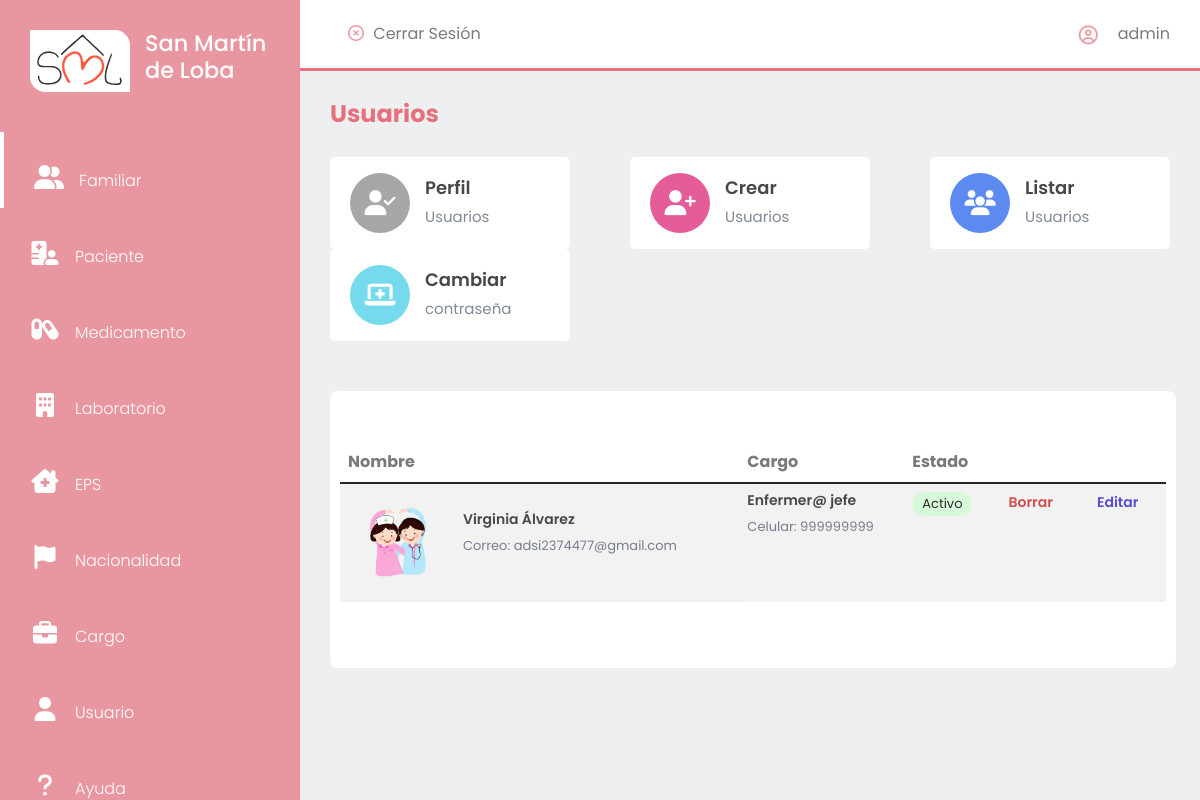
Page /usuarios/ (signed in) on the committed database.
### usuarios/models.py (models this page shows, shortened)
class Usuario(models.Model):
    class TipoDocumento(models.TextChoices):
        CC = 'C.C', _('Cédula de Ciudadanía')
        CE = 'C.E', _('Cédula de Extranjería')
        PS = 'PST', _('Pasaporte')
        TI = 'T.I', _('Tarjeta de Identidad')
        OT = 'Otro', _('Otro tipo de Documento')
    tipoDocumento = models.CharField(max_length = 4, choices = TipoDocumento.choices, default = TipoDocumento.CC, verbose_name = "Tipo de Documento")
    numDocumento = models.CharField(max_length = 50, unique = True, verbose_name = "Número de Documento")
    nombres = models.CharField(max_length = 60, verbose_name = "Nombres")
    apellidos = models.CharField(max_length = 60, verbose_name = "Apellidos")
    foto = models.ImageField(upload_to = 'images/', blank = True, default = 'images/default.png')
    fecha_nacimiento = models.DateField(verbose_name = "Fecha de Nacimiento", help_text = u"DD/MM/AAAA")
    correo = models.CharField(max_length = 60, unique = True, verbose_name = "Correo")
    eps = models.ForeignKey(Eps, on_delete = models.CASCADE, null = True, blank = False, verbose_name = 'EPS')
    celular = models.CharField(max_length = 20, verbose_name = "Celular")
    telefono_familiar = models.CharField(max_length = 20, verbose_name = "Teléfono familiar")
    direccion = models.CharField(max_length = 70, verbose_name = "Dirección")
    ciudad = models.CharField(max_length = 60, null = True, blank = False, verbose_name = 'Ciudad o Municipio')
    cargo = models.ForeignKey(Cargo, on_delete = models.CASCADE, null = True, blank = False, verbose_name = 'Cargo')
    nacionalidad = models.ForeignKey(Nacionalidad, on_delete = models.CASCADE, null = True, blank = False, verbose_name = 'Nacionalidad')
    class Perfil(models.TextChoices):
        ADMIN = 'admin', _('Administrador')
        USER = 'usuario', _('Usuario')
    perfil = models.CharField(max_length = 7, choices = Perfil.choices, default = Perfil.USER, null = True, blank = False, verbose_name = 'Perfil')
    class Estado(models.TextChoices):
        ACTIVO = '1', _('Activo')
        INACTIVO = '0', _('Inactivo')
    estado = models.CharField(max_length = 1, choices = Estado.choices, default = Estado.ACTIVO, verbose_name = "Estado")
    alias = models.CharField(max_length = 15, unique = True, null = True, blank = False, verbose_name = 'Alias usuario')
    user = models.ForeignKey(User, on_delete = models.CASCADE, null = True, blank = False)
    fechaCreacion = models.DateField(verbose_name = 'Fecha de Creación', null = True, blank = False, default = datetime.date.today)

### cargo/models.py (models this page shows)
class Cargo(models.Model):
    nombre = models.CharField(max_length = 30, unique = True, verbose_name = 'Nombre')
    class Estado(models.TextChoices):
        ACTIVO = '1', _('Activo')
        INACTIVO = '0', _('Inactivo')
    estado = models.CharField(max_length = 1, choices = Estado.choices, default = Estado.ACTIVO, verbose_name = 'Estado')
    fechaCreacion = models.DateField(verbose_name = 'Fecha de Creación', null = True, blank = False, default = datetime.date.today)
    def __str__(self)->str:
        return '%s' %(self.nombre)

### usuarios/views.py (the view)
# urls.py: path('usuarios/', include('usuarios.urls')),
@login_required
def usuarios(request):
    titulo = 'Usuarios'
    cargaInicial = Usuario.objects.all()
    usuarios = []
    for usuario in cargaInicial:
        if usuario.estado != '0':
            usuarios.append(usuario)
    context = {
        'titulo': titulo,
        'usuarios': usuarios,
        'url': '',
        'urlCrear': 'crear/',
        'urlListar': 'listar/'
    }
    return render(request, 'usuarios/usuarios.html', context)

### base/templates/usuarios/usuarios.html (shortened to what this page needs)
{% extends 'partials/app.html' %}
{% load static %}
{% block contenido %}
    {% include 'partials/sidebar.html' %}
<section id="interface">
    {% include 'partials/nav-app.html' %}
    <div class="board">
        {% if request.user.username == 'virginia' or request.user.username == 'admin' %}
        <table id="example" class="table table-striped tabla-datos" style="width:100%">
            <thead>
                <tr>
                    <th>Nombre</th>
                    <th>Cargo</th>
                    <th>Estado</th>
                    <th></th>
                    <th></th>
                </tr>
            </thead>
            <tbody>
                {% for usuario in usuarios %}
                    <tr>
                            <td class="people">
                                <img id="" src="{{usuario.foto.url}}" alt="foto usuario">
                                <div class="people-de">
                                    <h5>{{usuario.nombres}} {{usuario.apellidos}}</h5>
                                    <p>Correo: {{usuario.correo}}</p>
                                </div>
                            </td>
                            <td class="people-des">
                                <h5>{{usuario.cargo}}</h5>
                                <p>Celular: {{usuario.celular}}</p>
                            </td>
                            <td class="active">
                                <p>Activo</p>
                            </td>
                            <td class="role">
                                <a class="boton-modal" data-bs-toggle="modal" data-bs-target="#borrarModal{{usuario.id}}"><label for="btn-modal">Borrar</label></a>
                            </td>
                            <td class="edit">
                                <a class="boton" data-bs-toggle="modal" data-bs-target="#editarModal{{usuario.id}}"><label for="btn">Editar</label></a>
                            </td>
                    </tr>
                {% endfor %}
            </tbody>
        </table>
        {% endif %}
    </div>
</section>
{% endblock contenido %}

### base/templates/partials/nav-app.html (shortened to what this page needs)
{% load static %}
<div class="navigation">
    <div class="n1">
        <div class="btn salir"><i class="far fa-times-circle"></i></i>
            <a href="{% url 'cerrarSesion' %}">Cerrar Sesión</a>
        </div>
    </div>
    <div class="profile">
        <i class="far fa-user-circle" style="color: rgba(230, 113, 124, .7);"></i>
        <span>{{ request.user.username }}</span>
    </div>
</div>
<h3 class="i-name">
    {{titulo}}
</h3>
<div class="values">
    <a class="vinculos" href="{{url}}">
        <div class="val-box">
            <i id="v1" class="fas fa-user-check"></i>
            <div>
                <h3>Perfil</h3>
                <span>{{titulo}}</span>
            </div>
        </div>
    </a>
    <a class="vinculos" href="{{urlCrear}}">
        <div class="val-box">
            <i id="v3" class="fas fa-user-plus"></i>
            <div>
                <h3>Crear</h3>
                <span>{{titulo}}</span>
            </div>
        </div>
    </a>
    <a class="vinculos" href="{{urlListar}}">
        <div class="val-box">
            <i id="v2" class="fas fa-users"></i>
            <div>
                <h3>Listar</h3>
                <span>{{titulo}}</span>
            </div>
        </div>
    </a>
    <a class="vinculos" href="{% url 'password_change' %}">
        <div class="val-box">
            <i id="v4" class="fas fa-laptop-medical"></i>
            <div>
                <h3>Cambiar</h3>
                <span>contraseña</span>
            </div>
        </div>
    </a>
</div>

### static/css/usuario.css (style rules this page uses)
* { margin: 0; padding: 0; box-sizing: border-box; font-family: 'Poppins', sans-serif; }
body { width: 100%; background: #eeeff1 !important; position: relative; display: flex; }
#interface { width: calc(100% - 300px); margin-left: 300px; position: relative; }
#interface .navigation { display: flex; align-items: center; justify-content: space-between; background: #fff; padding: 15px 30px; border-bottom: 3px solid #e6717c; position: fixed; width: calc(100% - 300px); z-index: 1; }
.salir i { margin: 0 5px; color:rgba(230, 113, 124, .7); }
.salir a { color: #7a7a7a; text-decoration: none; }
#interface .navigation .profile { display: flex; justify-content: flex-start; align-items: center; }
#interface .navigation .profile i { margin-right: 20px; font-size: 19px; font-weight: 400; }
#interface .navigation .profile span { color: #7a7a7a; }
.n1 { display: flex; justify-content: flex-start; align-items: center; }
.i-name { color: #e6717c; padding: 30px 30px 0 30px; font-size: 24px; font-weight: 700; margin-top: 70px; }
.vinculos { text-decoration: none; color: #000; }
.values { padding: 20px 30px; display: flex; justify-content: space-between; align-items: center; flex-wrap: wrap; }
.values .val-box { background: #fff; width: 240px; padding: 16px 20px; border-radius: 5px; display: flex; justify-content: flex-start; align-items: center; }
.values .val-box i { font-size: 25px; width: 60px; height: 60px; line-height: 60px; border-radius: 50%; text-align: center; color: #fff; margin-right: 15px; }
#v1 { background: #a7a7a7; }
#v2 { background: #5c8af0; }
#v3 { background: #e45d99; }
#v4 { background: #74daec; }
.values .val-box h3 { font-size: 18px; font-weight: 600; color: #484848; }
.values .val-box span { font-size: 15px; color: #828997; }
.board { width: 94%; margin: 30px 0 30px 30px; overflow: auto; background: #fff; border-radius: 8px; z-index: -1; padding: 50px 10px; }
.board img { width: 45px; height: 45px; object-fit: cover; border-radius: 50%; margin-right: 15px; }
.board h5 { font-weight: 600; font-size: 14px; }
.board p { font-weight: 400; font-size: 13px; color: #787d8d; }
.board .people { display: flex; justify-content: flex-start; align-items: center; text-align: start; }
.board .people img { width: 100px; height: 100px; }
.tabla-datos th { color: #7a7a7a; }
.tabla-datos td h5 { color: #484848; }
table { border-collapse: collapse; }
tr { border-bottom: 1px solid #eef0f3; }
tbody tr td { padding: 10px 15px; }
.active p { background: #d7fada; padding: 2px 10px; display: inline-block; border-radius: 40px; color: #2b2b2b; }
.role a { border-radius: 3px; padding: 8px; text-decoration: none; font-size: 14px; color: #d14c4c; font-weight: 600; transition: .3s ease; }
.edit a { border-radius: 3px; padding: 8px; text-decoration: none; font-size: 14px; color: #554cd1; font-weight: 600; }

### rows in the picture
Usuario: foto (placeholder picture), nombres "Virginia", apellidos "Álvarez", correo "adsi2374477@gmail.com", cargo "Enfermer@ jefe", celular "999999999"

### other values in the picture
{{ request.user.username }} "admin"
{{ titulo }} "Usuarios"
